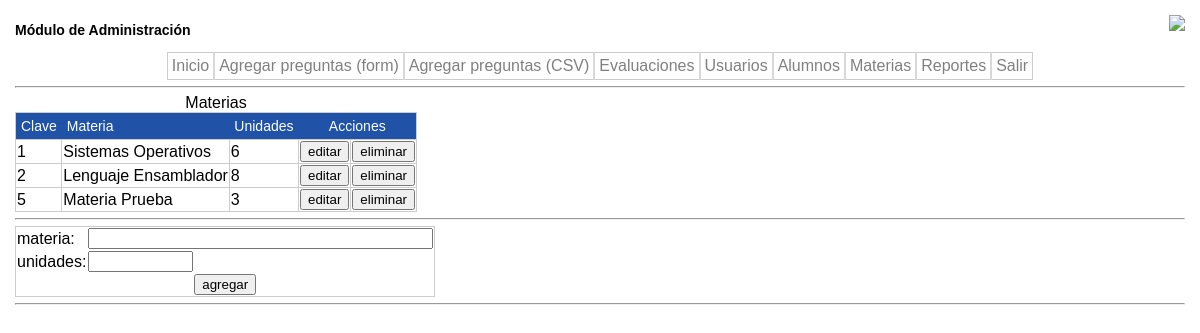
Screenshot of /admin/subjects.php with the database file from the repository.
### tables this page shows
CREATE TABLE IF NOT EXISTS `tmaterias` (
  `idmateria` int(11) unsigned NOT NULL AUTO_INCREMENT,
  `idgrupo` int(11) unsigned NOT NULL,
  `nombre` char(35) NOT NULL DEFAULT '',
  `unidades` int(11) NOT NULL,
  PRIMARY KEY (`idmateria`),
  KEY `idgrupo` (`idgrupo`)
);

### admin/subjects.php (the view, shortened to what this page needs)
<?php
if ($_SESSION['user']="admin"){
	echo "
	<html>
	<head>
		<title>Materias</title>
		<meta http-equiv=\"Content-Type\" content=\"text/html; charset=iso-8859-1\">
		<link href=\"../css/estilo.css\" rel=\"stylesheet\" content=\"text/css\">
	</head>
	<body>";
include ('menu.php');
class modmaterias {
	function consultar($action="agregar", $idmat="", $nombre="", $unidades="") {
		$query = "SELECT idmateria, nombre, unidades FROM tmaterias";
		$req = mysql_query($query);
		echo "<table border=1>
				<caption> Materias </caption>
				<tr><td class=\"bgblue\">Clave</td>
					  <td class=\"bgblue\">Materia</td>
					  <td class=\"bgblue\">Unidades</td>
					  <td class=\"bgblue\" align=\"center\" colspan=\"2\">Acciones</td>
				</tr>";
		while ($row = mysql_fetch_object($req)){
			echo "<tr>	 <td>".$row->idmateria."</td>
							 <td>".$row->nombre."</td>
							 <td>".$row->unidades."</td>
							 <td><input type=\"button\" onclick=\"location='subjects.php?action=editar&id=".$row->idmateria."&nombre=".$row->nombre."&unidades=".$row->unidades."'\" value=\"editar\" /></td>
							 <td><input type=\"button\" onclick=\"if(confirm('¿Desea eliminar la materia seleccionada?')) location='subjects.php?action=borrar&id=".$row->idmateria."'\" value=\"eliminar\" /></td>
						</tr>";
			}
			echo "</table><hr>
						<form name=\"frmagregar\" method=\"post\" action=\"subjects.php?action=$action\">
						<input type=\"hidden\" name=\"id\" value=\"".$idmat."\">
							<table border=0>
								<tr><td>materia: </td> <td><input type=\"text\" name=\"nombre\" value=\"".$nombre."\" size=\"40\"></td></tr>
								<tr><td>unidades:</td> <td><input type=\"text\" name=\"unidades\" value=\"".$unidades."\" size=\"10\"></td></tr>
								<tr><td align=\"center\" colspan=\"2\"><input type=\"submit\" name=\"agregar\" value=\"".$action."\"></td></tr>
							</table><hr>
						</form>";
			echo"</body>";
		}
	}
	if(isset($_REQUEST['action'])) {
		$action = $_REQUEST['action'];
		$idmateria = $_REQUEST['id'];
		if(isset($_REQUEST['nombre']))
			$nombre = $_REQUEST['nombre'];
		if(isset($_REQUEST['unidades']))
			$unidades = $_REQUEST['unidades'];
	}
	else {
		$action = "consultar";
		$idmateria = '';
		$nombre = '';
		$unidades = '';
	}
	$materias = new modmaterias();
	if($action == "consultar") {
		 $materias->consultar("agregar", $idmateria, $nombre, $unidades);
	}
}
else{
	header('Location: login.php');
	}
?>

### css/estilo.css (style rules this page uses)
table { border: 1px solid #ccc; border-collapse:collapse; }
body { background: #fff; margin: 15px; font-family: verdana,helvetica,arial,sans-serif; font-size: 12px; }
.bgblue { background-color: #2053A7; color:#ffffff; font-family:arial,sans-serif; font-size:14px; padding:5px; border: none; }

### rows the page displays
tmaterias: idmateria "1", nombre "Sistemas Operativos", unidades "6"
tmaterias: idmateria "2", nombre "Lenguaje Ensamblador", unidades "8"
tmaterias: idmateria "5", nombre "Materia Prueba", unidades "3"

### other values shown
AdminModule "Módulo de Administración"
Home "Inicio"
AddQuestionsForm "Agregar preguntas (form)"
AddQuestionsCSV "Agregar preguntas (CSV)"
MakeQP "Evaluaciones"
ManUsers "Usuarios"
